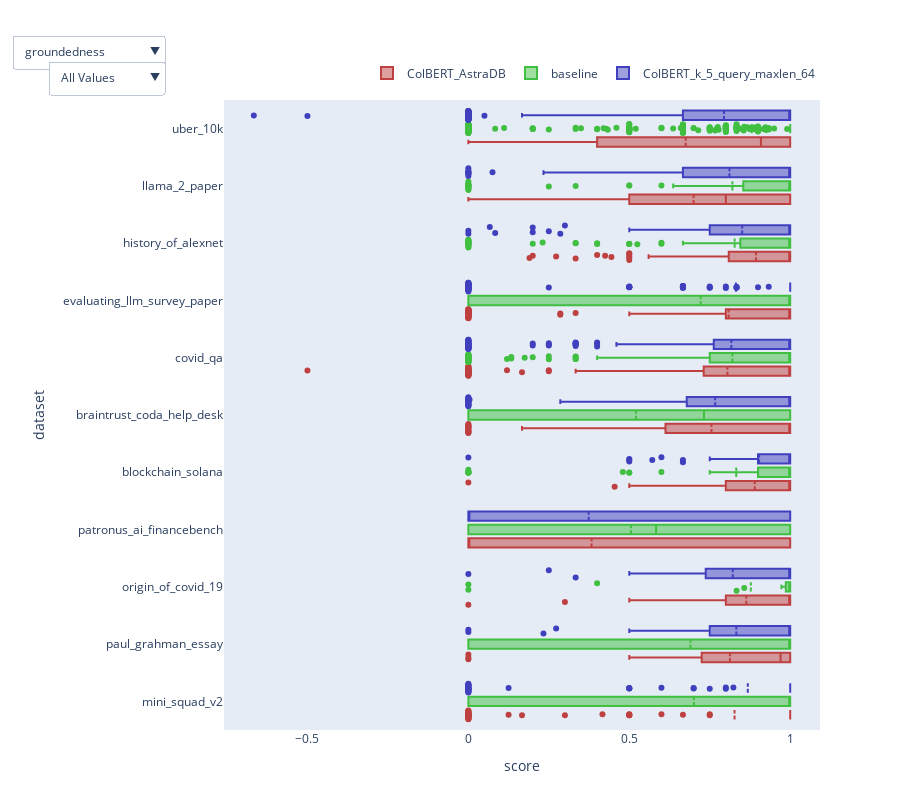

Notebook cell for this chart:
### Code cell
tru_analysis.box_plot_by_metric("results-combined.parquet")

### Figure 1 — Plotly figure (JSON) as saved in the notebook; plotly's stock layout.template omitted (floating-point values rounded to 4 significant figures; data arrays with more than 128 entries replaced by an {"elided": "..."} marker saying what was removed)
{"data": [{"boxmean": true, "jitter": 1, "marker": {"color": "hsl(0.0,50%,50%)"}, "name": "ColBERT_AstraDB", "orientation": "h", "type": "box", "visible": true, "x": {"elided": "2193 float values"}, "y": {"elided": "2193 str values"}}, {"boxmean": true, "jitter": 1, "marker": {"color": "hsl(120.0,50%,50%)"}, "name": "baseline", "orientation": "h", "type": "box", "visible": true, "x": {"elided": "2193 float values"}, "y": {"elided": "2193 str values"}}, {"boxmean": true, "jitter": 1, "marker": {"color": "hsl(240.0,50%,50%)"}, "name": "ColBERT_k_5_query_maxlen_64", "orientation": "h", "type": "box", "visible": true, "x": {"elided": "2192 float values"}, "y": {"elided": "2192 str values"}}, {"boxmean": true, "jitter": 1, "marker": {"color": "hsl(0.0,50%,50%)"}, "name": "ColBERT_AstraDB", "orientation": "h", "type": "box", "visible": false, "x": {"elided": "2193 float values"}, "y": {"elided": "2193 str values"}}, {"boxmean": true, "jitter": 1, "marker": {"color": "hsl(120.0,50%,50%)"}, "name": "baseline", "orientation": "h", "type": "box", "visible": false, "x": {"elided": "2193 float values"}, "y": {"elided": "2193 str values"}}, {"boxmean": true, "jitter": 1, "marker": {"color": "hsl(240.0,50%,50%)"}, "name": "ColBERT_k_5_query_maxlen_64", "orientation": "h", "type": "box", "visible": false, "x": {"elided": "2192 float values"}, "y": {"elided": "2192 str values"}}, {"boxmean": true, "jitter": 1, "marker": {"color": "hsl(0.0,50%,50%)"}, "name": "ColBERT_AstraDB", "orientation": "h", "type": "box", "visible": false, "x": {"elided": "2193 float values"}, "y": {"elided": "2193 str values"}}, {"boxmean": true, "jitter": 1, "marker": {"color": "hsl(120.0,50%,50%)"}, "name": "baseline", "orientation": "h", "type": "box", "visible": false, "x": {"elided": "2193 float values"}, "y": {"elided": "2193 str values"}}, {"boxmean": true, "jitter": 1, "marker": {"color": "hsl(240.0,50%,50%)"}, "name": "ColBERT_k_5_query_maxlen_64", "orientation": "h", "type": "box", "visible": false, "x": {"elided": "2192 float values"}, "y": {"elided": "2192 str values"}}, {"boxmean": true, "jitter": 1, "marker": {"color": "hsl(0.0,50%,50%)"}, "name": "ColBERT_AstraDB", "orientation": "h", "type": "box", "visible": false, "x": {"elided": "2193 float values"}, "y": {"elided": "2193 str values"}}, {"boxmean": true, "jitter": 1, "marker": {"color": "hsl(120.0,50%,50%)"}, "name": "baseline", "orientation": "h", "type": "box", "visible": false, "x": {"elided": "2193 float values"}, "y": {"elided": "2193 str values"}}, {"boxmean": true, "jitter": 1, "marker": {"color": "hsl(240.0,50%,50%)"}, "name": "ColBERT_k_5_query_maxlen_64", "orientation": "h", "type": "box", "visible": false, "x": {"elided": "2192 float values"}, "y": {"elided": "2192 str values"}}, {"boxmean": true, "jitter": 1, "marker": {"color": "hsl(0.0,50%,50%)"}, "name": "ColBERT_AstraDB", "orientation": "h", "type": "box", "visible": false, "x": {"elided": "2193 int values"}, "y": {"elided": "2193 str values"}}, {"boxmean": true, "jitter": 1, "marker": {"color": "hsl(120.0,50%,50%)"}, "name": "baseline", "orientation": "h", "type": "box", "visible": false, "x": {"elided": "2193 int values"}, "y": {"elided": "2193 str values"}}, {"boxmean": true, "jitter": 1, "marker": {"color": "hsl(240.0,50%,50%)"}, "name": "ColBERT_k_5_query_maxlen_64", "orientation": "h", "type": "box", "visible": false, "x": {"elided": "2192 int values"}, "y": {"elided": "2192 str values"}}], "layout": {"boxmode": "group", "height": 810, "legend": {"orientation": "h", "x": 1, "xanchor": "right", "y": 1.02, "yanchor": "bottom"}, "updatemenus": [{"active": 0, "buttons": [{"args": [{"visible": [true, true, true, false, false, false, false, false, false, false, false, false, false, false, false]}], "label": "groundedness", "method": "update"}, {"args": [{"visible": [false, false, false, true, true, true, false, false, false, false, false, false, false, false, false]}], "label": "context_relevance", "method": "update"}, {"args": [{"visible": [false, false, false, false, false, false, true, true, true, false, false, false, false, false, false]}], "label": "answer_correctness", "method": "update"}, {"args": [{"visible": [false, false, false, false, false, false, false, false, false, true, true, true, false, false, false]}], "label": "answer_relevance", "method": "update"}, {"args": [{"visible": [false, false, false, false, false, false, false, false, false, false, false, false, true, true, true]}], "label": "latency", "method": "update"}], "x": -0.1, "xanchor": "right", "y": 1.05, "yanchor": "bottom"}, {"active": 0, "buttons": [{"args": [{"xaxis": {"rangemode": "normal"}}], "label": "All Values", "method": "relayout"}, {"args": [{"xaxis": {"rangemode": "nonnegative"}}], "label": "Non Negative", "method": "relayout"}], "x": -0.1, "xanchor": "right", "y": 1.01, "yanchor": "bottom"}], "width": 900, "xaxis": {"title": {"text": "score"}}, "yaxis": {"title": {"text": "dataset"}}}}
